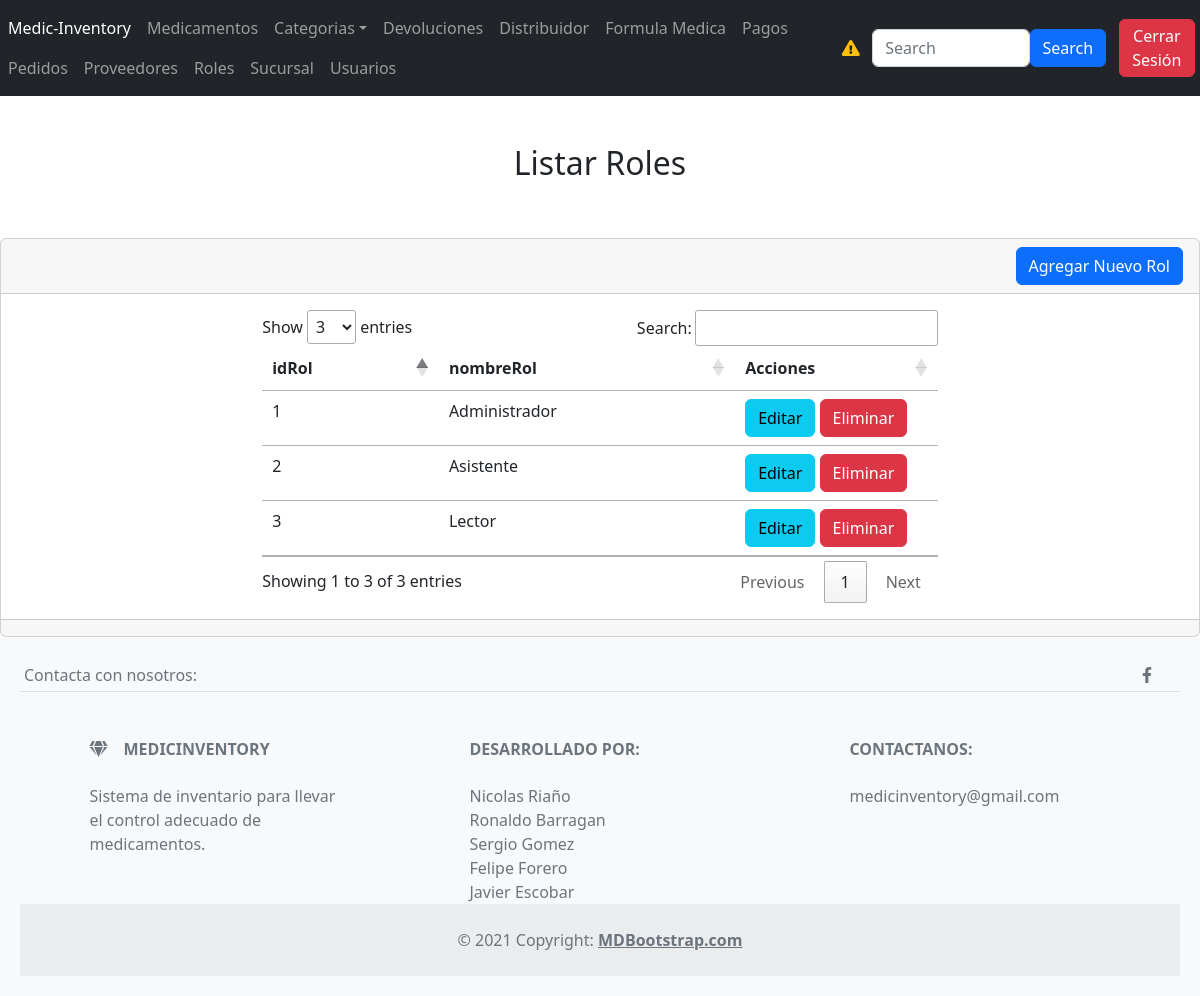
Screenshot of /Secciones/Roles/index.php (signed in) with the database file from the repository.
### tables this page shows
CREATE TABLE `rol` (
  `idRol` int(11) NOT NULL,
  `nombreRol` varchar(255) NOT NULL
);

### Plantillas/funciones.php (called while the page is built, shortened)
<?php
function obtenerRolUsuario($conexion)
{
    $idPersona = $_SESSION['idPersona'];
    $sentencia = $conexion->prepare("SELECT nombreRol FROM persona INNER JOIN rol ON persona.ROL_idRol = rol.idRol WHERE idPersona = :idPersona");
    $sentencia->bindParam(":idPersona", $idPersona);
    $sentencia->execute();
    $resultado = $sentencia->fetch(PDO::FETCH_ASSOC);
    return isset($resultado['nombreRol']) ? $resultado['nombreRol'] : 'Administrador';
}
?>

### Secciones/Roles/index.php (the view, shortened to what this page needs)
<?php
include("../../database.php");
$sentencia = $conexion->prepare("SELECT * FROM `rol`");
if ($sentencia->execute()) {
    $lista_rol = $sentencia->fetchAll(PDO::FETCH_ASSOC);
} else {
    echo "Error en la consulta SQL: " . $sentencia->errorInfo();
}
?>
<?php include("../../Plantillas/header.php"); ?>
<h2 style="text-align: center">Listar Roles</h2>
<div class="card">
    <?php
    if ($rolUsuario === 'Administrador' || $rolUsuario === 'Asistente') {
        ?>
        <div class="card-header" style="text-align: right">
            <a name="" id="" class="btn btn-primary" href="crear.php" role="button">Agregar Nuevo Rol</a>
        </div>
        <?php
    }
    ?>
    <div class="card-body">
        <div class="table-responsive-sm container-sm" style="max-width: 60%; overflow-x: auto;">
            <table class="table" id="tabla_id">
                <thead>
                    <tr>
                        <th scope="col">idRol</th>
                        <th scope="col">nombreRol</th>
                        <th scope="col">Acciones</th>
                    </tr>
                </thead>
                <tbody>
                    <?php foreach ($lista_rol as $registro) { ?>
                        <tr class="">
                            <td scope="row">
                                <?php echo $registro['idRol'] ?>
                            </td>
                            <td>
                                <?php echo $registro['nombreRol'] ?>
                            </td>
                            <td style="width: 30%">
                            <?php
                                if ($rolUsuario == 'Administrador') {
                                    ?>
                                    <a name="" id="" class="btn btn-info"
                                        href="editar.php?txtID=<?php echo $registro['idRol'] ?>" role="button">Editar</a>
                                    <a name="" id="" class="btn btn-danger"
                                        href="javascript:borrar(<?php echo $registro['idRol']; ?>);"
                                        role="button">Eliminar</a>
                                    <?php
                                } elseif ($rolUsuario == 'Asistente') {
                                    ?>
                                    <a name="" id="" class="btn btn-info"
                                        href="editar.php?txtID=<?php echo $registro['idRol'] ?>" role="button">Editar</a>
                                    <?php
                                } elseif ($rolUsuario == 'Lector') {
                                }
                                ?></td>
                        </tr>
                    <?php } ?>
                </tbody>
            </table>
        </div>
    </div>
    <div class="card-footer text-muted">
    </div>
</div>
<?php include("../../Plantillas/footer.php"); ?>

### Plantillas/header.php (style rules this page uses)
body { display: flex; flex-direction: column; min-height: 100vh; margin: 0; }

### Plantillas/footer.php (style rules this page uses)
body { display: flex; flex-direction: column; min-height: 100vh; margin: 0; }

### rows the page displays
rol: idRol "1", nombreRol "Administrador"
rol: idRol "2", nombreRol "Asistente"
rol: idRol "3", nombreRol "Lector"
